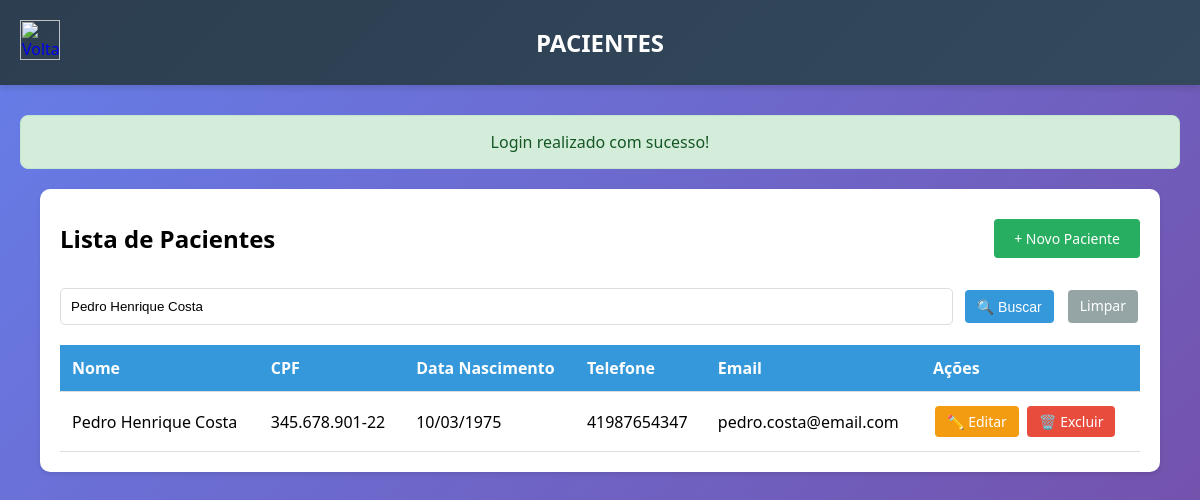
/php/listar_paciente.php?busca=Pedro Henrique Costa (signed in), run on the app's committed database.
### tables this page shows
CREATE TABLE IF NOT EXISTS Pacientes (
    Id_paciente INT AUTO_INCREMENT PRIMARY KEY,
    Nome VARCHAR(100) NOT NULL,
    Cpf VARCHAR(14) UNIQUE NOT NULL,
    Data_nascimento DATE NOT NULL,
    Telefone VARCHAR(15),
    Email VARCHAR(100),
    Endereco VARCHAR(200),
    Data_cadastro TIMESTAMP DEFAULT CURRENT_TIMESTAMP,
    INDEX idx_cpf (Cpf),
    INDEX idx_nome (Nome)
);

### php/functions.php (called while the page is built, shortened)
<?php
function sanitizar($data) {
    $data = trim($data);
    $data = stripslashes($data);
    $data = htmlspecialchars($data, ENT_QUOTES, 'UTF-8');
    return $data;
}
function formatarData($data) {
    return date('d/m/Y', strtotime($data));
}
function getMensagem() {
    if (isset($_SESSION['mensagem'])) {
        $mensagem = $_SESSION['mensagem'];
        return $mensagem;
    }
    return null;
}
?>

### php/listar_paciente.php (the view, shortened to what this page needs)
<?php
require_once("../php/conexao.php");
require_once("../php/functions.php");
$busca = isset($_GET['busca']) ? sanitizar($_GET['busca']) : '';
try {
    if (!empty($busca)) {
        $stmt = $conexao->prepare("SELECT * FROM Pacientes WHERE Nome LIKE :busca OR Cpf LIKE :busca ORDER BY Nome");
        $busca_param = "%$busca%";
        $stmt->bindParam(':busca', $busca_param);
    } else {
        $stmt = $conexao->prepare("SELECT * FROM Pacientes ORDER BY Nome");
    }
    $stmt->execute();
    $pacientes = $stmt->fetchAll();
} catch(PDOException $e) {
    error_log("Erro ao listar pacientes: " . $e->getMessage());
    $pacientes = [];
}
?>
<!DOCTYPE html>
<html lang="pt-BR">
<head>
    <link rel="stylesheet" href="../css/style_sistem.css">
</head>
<body>
    <div class="navbar">
        <div class="navbar-menu">
            <a href="../php/menu.php">
                <img id="logout-img" title="Voltar" src="../../img/seta-voltar.png">
            </a>
            <h1>PACIENTES</h1>
        </div>
    </div>
    <div class="main">
        <?php
        $mensagem = getMensagem();
        if ($mensagem):
        ?>
        <div class="mensagem <?php echo $mensagem['tipo']; ?>">
            <?php echo $mensagem['texto']; ?>
        </div>
        <?php endif; ?>
        <div class="table-container">
            <div style="display: flex; justify-content: space-between; align-items: center; margin-bottom: 20px;">
                <h2>Lista de Pacientes</h2>
                <a href="../php/cadastrar_paciente.php" class="btn btn-novo">+ Novo Paciente</a>
            </div>
            <form class="search-bar" method="GET">
                <input type="text" name="busca" placeholder="Buscar por nome ou CPF..." value="<?php echo htmlspecialchars($busca); ?>">
                <button type="submit" class="btn" style="background-color: #3498db; color: white;">🔍 Buscar</button>
                <?php if (!empty($busca)): ?>
                <a href="../php/listar_paciente.php" class="btn" style="background-color: #95a5a6; color: white;">Limpar</a>
                <?php endif; ?>
            </form>
            <?php if (count($pacientes) > 0): ?>
            <table>
                <thead>
                    <tr>
                        <th>Nome</th>
                        <th>CPF</th>
                        <th>Data Nascimento</th>
                        <th>Telefone</th>
                        <th>Email</th>
                        <th>Ações</th>
                    </tr>
                </thead>
                <tbody>
                    <?php foreach ($pacientes as $paciente): ?>
                    <tr>
                        <td><?php echo htmlspecialchars($paciente['Nome']); ?></td>
                        <td><?php echo htmlspecialchars($paciente['Cpf']); ?></td>
                        <td><?php echo formatarData($paciente['Data_nascimento']); ?></td>
                        <td><?php echo htmlspecialchars($paciente['Telefone']); ?></td>
                        <td><?php echo htmlspecialchars($paciente['Email']); ?></td>
                        <td>
                            <a href="../php/editar_paciente.php?id=<?php echo $paciente['Id_paciente']; ?>" class="btn btn-editar">✏️ Editar</a>
                            <a href="../php/excluir_paciente.php?id=<?php echo $paciente['Id_paciente']; ?>"
                               class="btn btn-excluir"
                               onclick="return confirm('Tem certeza que deseja excluir este paciente?')">🗑️ Excluir</a>
                        </td>
                    </tr>
                    <?php endforeach; ?>
                </tbody>
            </table>
            <?php else: ?>
            <p style="text-align: center; padding: 40px; color: #7f8c8d;">
                <?php echo !empty($busca) ? 'Nenhum paciente encontrado.' : 'Nenhum paciente cadastrado.'; ?>
            </p>
            <?php endif; ?>
        </div>
    </div>
</body>
</html>

### css/style_sistem.css (style rules this page uses)
* { margin: 0; padding: 0; box-sizing: border-box; }
body { font-family: 'Segoe UI', Tahoma, Geneva, Verdana, sans-serif; background: linear-gradient(135deg, #667eea 0%, #764ba2 100%); min-height: 100vh; }
.navbar { background: linear-gradient(135deg, #2c3e50 0%, #34495e 100%); padding: 20px; box-shadow: 0 4px 6px rgba(0, 0, 0, 0.1); }
.navbar-menu { display: flex; align-items: center; justify-content: space-between; max-width: 1400px; margin: 0 auto; gap: 20px; }
.navbar h1 { color: white; font-size: 24px; text-align: center; flex: 1; }
.navbar img { width: 40px; height: 40px; cursor: pointer; transition: transform 0.3s ease; }
.main { max-width: 1400px; margin: 30px auto; padding: 0 20px; }
.mensagem { max-width: 1400px; margin: 20px auto; padding: 15px 20px; border-radius: 8px; text-align: center; font-weight: 500; animation: slideDown 0.3s ease; }
.mensagem.sucesso { background-color: #d4edda; color: #155724; border: 1px solid #c3e6cb; }

### php/listar_paciente.php (style rules this page uses)
.table-container { margin: 20px; background: white; border-radius: 10px; padding: 20px; box-shadow: 0 2px 4px rgba(0,0,0,0.1); }
table { width: 100%; border-collapse: collapse; }
th, td { padding: 12px; text-align: left; border-bottom: 1px solid #ddd; }
th { background-color: #3498db; color: white; }
.btn { padding: 6px 12px; margin: 2px; border: none; border-radius: 4px; cursor: pointer; text-decoration: none; display: inline-block; font-size: 14px; }
.btn-editar { background-color: #f39c12; color: white; }
.btn-excluir { background-color: #e74c3c; color: white; }
.btn-novo { background-color: #27ae60; color: white; padding: 10px 20px; margin: 10px 0; }
.search-bar { display: flex; gap: 10px; margin-bottom: 20px; }
.search-bar input { flex: 1; padding: 10px; border: 1px solid #ddd; border-radius: 5px; }

### data on the page
pacientes: Nome "Pedro Henrique Costa", Cpf "345.678.901-22", Data_nascimento "10/03/1975", Telefone "41987654347", Email "pedro.costa@email.com"

### other printed values
$mensagem['texto'] "Login realizado com sucesso!"
